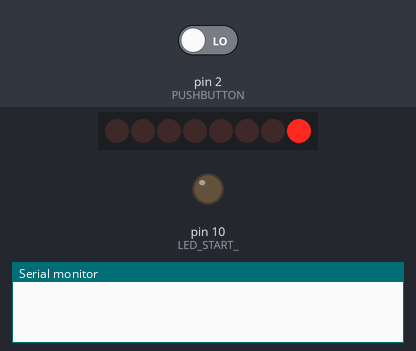
The sketch below on a simulated Arduino Uno, built with avr-gcc and run on an emulated ATmega328P. Parts: 8 shift-register outputs drawn as a row of LEDs (first output left, lit = HIGH), output pins drawn as LEDs (lit = HIGH), the last lines printed to the serial monitor. Wiring (inferred from the names in the program): shift register (74HC595): data pin 11; shift clock pin 12; latch pin 7. Wiring (inferred from the signals the program sends): row of LEDs: on Q0, Q1, Q2, Q3, Q4, Q5, Q6, Q7. The inputs (shaded band) are chosen by the test bench; at power-on: pin 2 (PUSHBUTTON) LOW. Pins used as bus, display or sensor lines are not drawn.

Above: at 14.3 s.
14.4 s: pin 2 (PUSHBUTTON) driven HIGH
At 14.9 s:
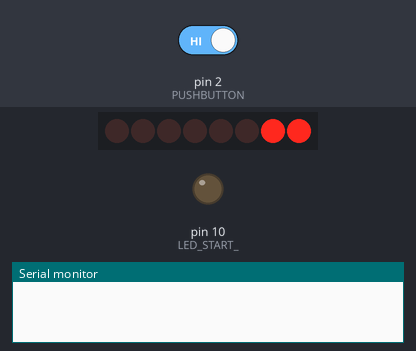
At 18.4 s:
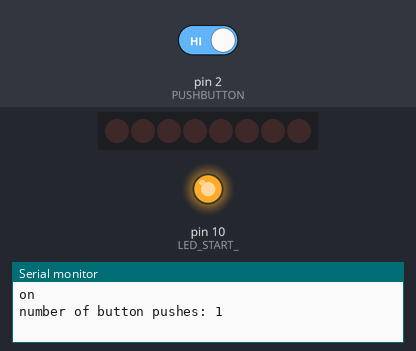
21.1 s: pin 2 (PUSHBUTTON) driven LOW
At 24.4 s:
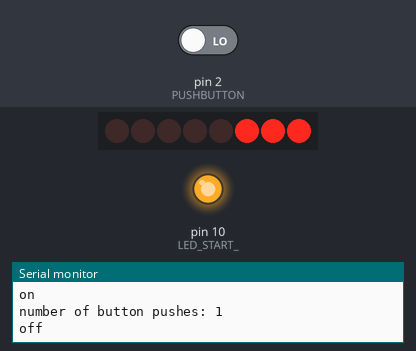
Timing chart, 0 to 38.0 s (numbered marks = the images above; inputs shaded):
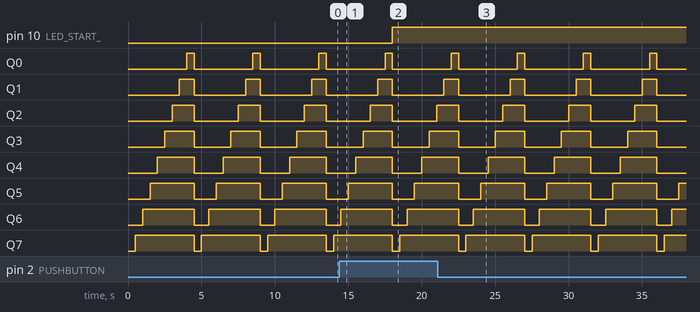

Measured:
- after the input at 14.4 s, pin 10 (LED_START_): LOW → HIGH after 3.6 s

The sketch:

useless_box_.ino
```cpp
/*
* This is the Useless Box

* The intention is to create a device that, in response to
pressing a push buttton, will be upset that you dared push the
button, and will urge you to please leave it alone

*/

int LED_START_ = 10;

int PUSHBUTTON = 2;

int buttonState = 0;

int lastButtonState = 0;

int buttonPushCounter = 0;

//shift register 1
int latchPin = 7;
int clockPin = 12;
int dataPin = 11;

byte leds = 0;

void setup() {

  //pushbutton
  pinMode(LED_START_, OUTPUT);
  pinMode(PUSHBUTTON, INPUT);

  //shift register 1
  pinMode(latchPin, OUTPUT);
  pinMode(dataPin, OUTPUT);
  pinMode(clockPin, OUTPUT);

  Serial.begin(9600);

}

void loop() {

  firstShifty();

  // read the pushbutton input pin
  buttonState = digitalRead(2);

  // compare the buttonState to its previous state
  if (buttonState != lastButtonState) {
    if (buttonState == HIGH) {
      // if the current state is HIGH, then the button
      // went from off to on
      buttonPushCounter += 1;
      Serial.println("on");
      Serial.print("number of button pushes: ");
      Serial.println(buttonPushCounter);

    } else {
      // if the current state is LOW, then the button
      // went from on to off
      Serial.println("off");

    }
    // delay a little bit to avoid debouncing
    delay(5); // Wait for 5 millisecond(s)
  }
  // save the current state as the last state, for
  // the next time through the loop
  lastButtonState = buttonState;


  if (buttonPushCounter % 2 != 0) {
    digitalWrite(LED_START_, HIGH);
  } else {
    digitalWrite(LED_START_, LOW);
  }


}
```

first_sequence.ino
```cpp
/*
Adafruit Arduino - Lesson 4. 8 LEDs and a Shift Register
*/

void firstShifty()
{
  leds = 0;
  updateShiftRegister();
  delay(500);
  for (int i = 0; i < 8; i++)
  {
    bitSet(leds, i);
    updateShiftRegister();
    delay(500);
  }
}

void updateShiftRegister()
{
   digitalWrite(latchPin, LOW);
   shiftOut(dataPin, clockPin, LSBFIRST, leds);
   digitalWrite(latchPin, HIGH);
}
```
